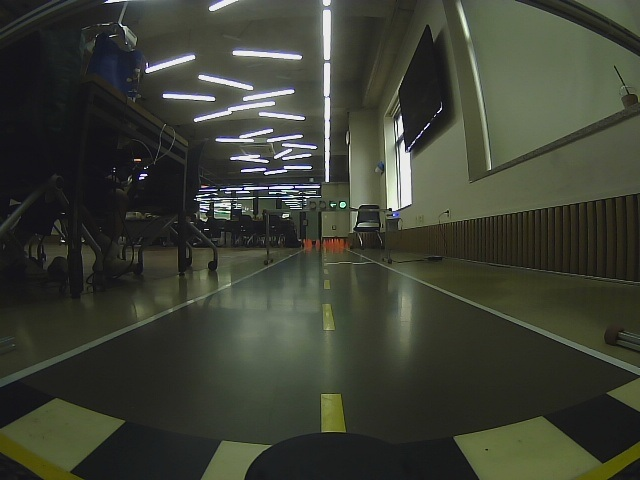
#> input picture legacy/evidence/lane-comparison/assets/frame1/original.jpg, 640 x 480 px
$ python -i white_left_boundary.py   (imports and definitions only)
#> lines starting #> are read from the running program, lines starting #| are printed output that depends on the picture
#> further down, picture is the input picture: shape (480, 640, 3); mean B, G, R 52.5, 64.2, 60.9
from __future__ import annotations

from dataclasses import dataclass
from time import perf_counter

import cv2
import numpy as np


DELTAS = np.arange(-3, 6, dtype=np.int16)


@dataclass(frozen=True)
class WhiteLeftConfig:
    work_width: int = 320
    work_height: int = 240
    near_y_ratio: float = 0.80
    far_y_ratio: float = 0.625
    control_y_ratio: float = 0.70
    left_search_ratio: float = 0.52
    minimum_path_score: float = 0.30
    continuation_minimum_score: float = 0.25
    continuation_maximum_gap_rows: int = 5
    # Approved frame 1 with this detector: center 320px - left line 76px.
    desired_left_distance_ratio: float = 244.0 / 640.0


@dataclass(frozen=True)
class WhiteLeftResult:
    state: str
    confidence: float
    path: np.ndarray | None
    control_y_px: int
    left_boundary_x_px: float | None
    desired_left_distance_px: float
    center_offset_px: float | None
    processing_ms: float
    debug_image: np.ndarray | None

    def status(self) -> dict[str, object]:
        return {
            "state": self.state,
            "confidence": round(self.confidence, 3),
            "control_y_px": self.control_y_px,
            "left_boundary_x_px": (
                None
                if self.left_boundary_x_px is None
                else round(self.left_boundary_x_px, 2)
            ),
            "desired_left_distance_px": round(self.desired_left_distance_px, 2),
            "center_offset_px": (
                None
                if self.center_offset_px is None
                else round(self.center_offset_px, 2)
            ),
            "processing_ms": round(self.processing_ms, 2),
            "control_mode": "frame90_white_left_boundary",
            "metric_calibrated": False,
            "motor_output": False,
        }


def white_ridge_score(frame: np.ndarray) -> np.ndarray:
    """Score thin, locally bright, low-saturation paint like the frame-90 code."""
    gray = cv2.cvtColor(frame, cv2.COLOR_BGR2GRAY).astype(np.float32)
    hsv = cv2.cvtColor(frame, cv2.COLOR_BGR2HSV)
#> hsv: shape (240, 320, 3); mean H, S, V 50, 52.5, 65.4
    local = cv2.GaussianBlur(gray, (0, 0), 13.0)
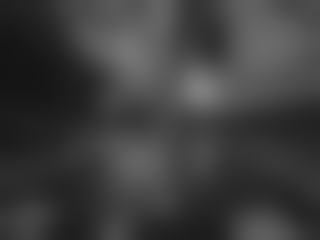
#> local: shape (240, 320) float32; min 20.74, max 126.5, mean 62
    local_contrast = np.clip((gray - local) / 30.0, 0.0, 1.0)
    top_hat = cv2.morphologyEx(
        gray.astype(np.uint8),
        cv2.MORPH_TOPHAT,
        cv2.getStructuringElement(cv2.MORPH_ELLIPSE, (31, 31)),
    ).astype(np.float32)
    ridge = np.clip(top_hat / 34.0, 0.0, 1.0)
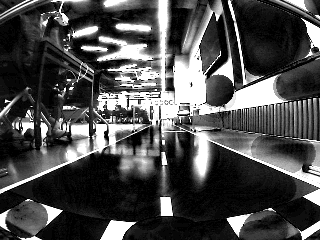
#> ridge: shape (240, 320) float32; min 0, max 1, mean 0.302
    low_saturation = np.clip(
        (105.0 - hsv[:, :, 1].astype(np.float32)) / 75.0,
        0.0,
        1.0,
    )
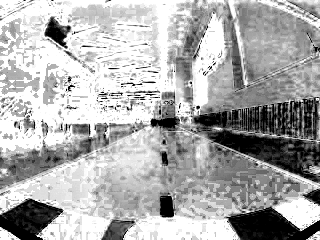
#> low_saturation: shape (240, 320) float32; min 0, max 1, mean 0.676
    brightness = np.clip((gray - 90.0) / 100.0, 0.0, 1.0)
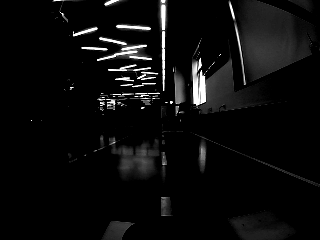
#> brightness: shape (240, 320) float32; min 0, max 1, mean 0.0475
    structural = 0.62 * ridge + 0.38 * local_contrast
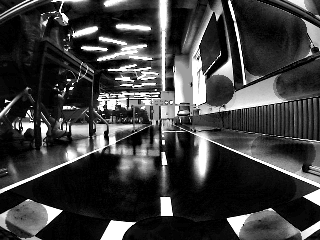
#> structural: shape (240, 320) float32; min 0, max 1, mean 0.25
    score = (
        structural * (0.18 + 0.82 * low_saturation)
        + 0.08 * brightness * low_saturation
    )
    return cv2.GaussianBlur(score, (0, 0), 1.2)
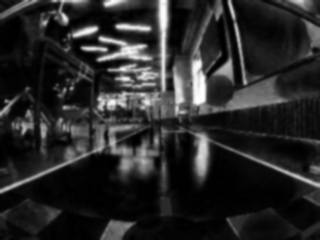
#> returned value: shape (240, 320) float32; min 6.5e-05, max 1.08, mean 0.175; drawn with min black and max white


def _smooth_path(points: np.ndarray) -> np.ndarray:
    if len(points) < 9:
        return points
    values = points.astype(np.float64)
    window = 11
    kernel = np.ones(window, np.float64) / float(window)
    pad = window // 2
    xs = np.convolve(np.pad(values[:, 0], (pad, pad), mode="edge"), kernel, mode="valid")
    ys = np.convolve(np.pad(values[:, 1], (pad, pad), mode="edge"), kernel, mode="valid")
    return np.round(np.column_stack((xs, ys))).astype(np.int32)


def _trim_forced_continuation(
    path: np.ndarray,
    score: np.ndarray,
    config: WhiteLeftConfig,
) -> np.ndarray:
    """Stop at a lost continuation instead of joining an unrelated bright edge."""
    if len(path) < 3:
        return path

    control_y = int(round(score.shape[0] * config.control_y_ratio))
    control_indices = np.flatnonzero(path[:, 1] <= control_y)
    if not len(control_indices):
        return path
    continuation_start = int(control_indices[0])
    keep = len(path)

    point_scores = score[path[:, 1], path[:, 0]]
    low_run_start: int | None = None
    maximum_gap = max(1, int(config.continuation_maximum_gap_rows))
    for index in range(continuation_start, len(path)):
        if point_scores[index] < config.continuation_minimum_score:
            if low_run_start is None:
                low_run_start = index
            if index - low_run_start + 1 >= maximum_gap:
                keep = min(keep, low_run_start)
                break
        else:
            low_run_start = None

    # A control point must be observed rather than extrapolated from a short
    # fragment above it.
    minimum_keep = continuation_start + 1
    return path[:max(minimum_keep, keep)]


def trace_left_boundary(score: np.ndarray, config: WhiteLeftConfig) -> tuple[np.ndarray, float]:
    """Direction-aware dynamic programming from the near-left paint upward."""
    height, width = score.shape
#> height = 240; width = 320
    near_y = int(round(height * config.near_y_ratio))
#> near_y = 192
    far_y = int(round(height * config.far_y_ratio))
#> far_y = 150
    x_limit = max(8, int(round(width * config.left_search_ratio)))
#> x_limit = 166
    rows = near_y - far_y + 1
#> rows = 43
    direction_count = len(DELTAS)
    inf = np.float32(np.inf)
    observation = 8.0 * np.square(1.0 - np.clip(score, 0.0, 1.0))
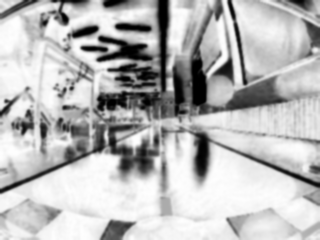
#> observation: shape (240, 320) float32; min 0, max 8, mean 5.8; drawn with min black and max white

    previous = np.full((x_limit, direction_count), inf, np.float32)
    x_values = np.arange(x_limit, dtype=np.float32)
#> x_values = 166 values from 0 to 165
    for direction_index, delta in enumerate(DELTAS):
        previous[:, direction_index] = (
            observation[near_y, :x_limit]
            + 0.010 * x_values
            + 0.08 * float((int(delta) - 2) ** 2)
        )

    back_direction = np.full(
        (rows, x_limit, direction_count),
        -1,
        dtype=np.int8,
    )
    direction_axis = np.arange(direction_count, dtype=np.float32)
    for row_index in range(1, rows):
        y_value = near_y - row_index
        current = np.full_like(previous, inf)
        for direction_index, delta_value in enumerate(DELTAS):
            delta = int(delta_value)
            x_start = max(0, delta)
            x_end = min(x_limit, x_limit + delta)
            if x_end <= x_start:
                continue
            current_x = np.arange(x_start, x_end, dtype=np.int32)
            previous_x = current_x - delta
            transition = (
                previous[previous_x, :]
                + 0.22 * np.square(direction_axis - float(direction_index))[None, :]
            )
            best_direction = np.argmin(transition, axis=1).astype(np.int8)
            best_cost = transition[np.arange(len(current_x)), best_direction]
            current[current_x, direction_index] = (
                best_cost + observation[y_value, current_x]
            )
            back_direction[row_index, current_x, direction_index] = best_direction
        previous = current

    end_flat = int(np.argmin(previous))
#> end_flat = 879
    x_value, direction = np.unravel_index(end_flat, previous.shape)
#> x_value = 97; direction = 6
    points: list[tuple[int, int]] = []
    for row_index in range(rows - 1, -1, -1):
        y_value = near_y - row_index
        points.append((int(x_value), int(y_value)))
        if row_index == 0:
            break
        previous_direction = int(back_direction[row_index, x_value, direction])
        if previous_direction < 0:
            raise RuntimeError("WHITE_LEFT_PATH_LOST")
        x_value -= int(DELTAS[direction])
        direction = previous_direction
#> this loop made 43 passes
#> (previous_direction, x_value, direction) on passes 2 to 13: (6, 91, 6), (6, 88, 6), (5, 85, 5), (5, 83, 5), (5, 81, 5), (5, 79, 5), (6, 77, 6), (6, 74, 6), (5, 71, 5), (5, 69, 5), (5, 67, 5), (5, 65, 5)
#> (previous_direction, direction) on pass 1: (6, 6)
#> after the loop, points = 43 pairs, first value 0 to 97, second value 150 to 192; x_value = 0
    path = _smooth_path(np.asarray(points[::-1], dtype=np.int32))
#> in _smooth_path, `values = points.astype(np.float64)`: values has the same summary as points in trace_left_boundary
#> in _smooth_path, `xs = np.convolve(np.pad(values[:, 0], (pad, pad), mode="edge"), kernel..`: xs = 43 values from 2.27 to 93
#> in _smooth_path, `ys = np.convolve(np.pad(values[:, 1], (pad, pad), mode="edge"), kernel..`: ys = 43 values, max 190.6 at index 0, min 151.4 at index 42, mean 171
#> path = 43 pairs, first value 2 to 93, second value 151 to 191
    path = _trim_forced_continuation(path, score, config)
#> in _trim_forced_continuation, `control_indices = np.flatnonzero(path[:, 1] <= control_y)`: control_indices = 19 values from 24 to 42
#> in _trim_forced_continuation, `continuation_start = int(control_indices[0])`: continuation_start = 24
#> in _trim_forced_continuation, `keep = len(path)`: keep = 43
#> in _trim_forced_continuation, `point_scores = score[path[:, 1], path[:, 0]]`: point_scores = 43 values, max 0.785 at index 4, min 0.38 at index 40, mean 0.64
#> the loop in _trim_forced_continuation, `for index in range(continuation_start, len(path)):` made 19 passes
#> in _trim_forced_continuation, `minimum_keep = continuation_start + 1`: minimum_keep = 25
    path_score = float(np.mean(score[path[:, 1], path[:, 0]]))
#> path_score = 0.64
    return path, path_score


def _x_at_y(path: np.ndarray, y_value: float) -> float:
    order = np.argsort(path[:, 1])
    ys = path[order, 1].astype(np.float64)
    xs = path[order, 0].astype(np.float64)
    return float(np.interp(y_value, ys, xs))


def detect_white_left_boundary(
    frame: np.ndarray,
    config: WhiteLeftConfig | None = None,
    render_debug: bool = False,
) -> WhiteLeftResult:
    if not isinstance(frame, np.ndarray) or frame.ndim != 3 or frame.shape[2] != 3:
        raise ValueError("frame must be a BGR HxWx3 image")
    config = config or WhiteLeftConfig()
    started_at = perf_counter()
    small = cv2.resize(
        frame,
        (config.work_width, config.work_height),
        interpolation=cv2.INTER_AREA,
    )
    score = white_ridge_score(small)
    path_small, confidence = trace_left_boundary(score, config)
#> path_small has the same summary as path in trace_left_boundary; confidence = 0.64

    scale_x = frame.shape[1] / float(config.work_width)
#> scale_x = 2
    scale_y = frame.shape[0] / float(config.work_height)
#> scale_y = 2
    path = path_small.astype(np.float32)
    path[:, 0] *= scale_x
    path[:, 1] *= scale_y
    path = np.round(path).astype(np.int32)
#> path = 43 pairs, first value 4 to 186, second value 302 to 382

    control_y = int(round(frame.shape[0] * config.control_y_ratio))
#> control_y = 336
    left_x = _x_at_y(path, control_y)
#> in _x_at_y, `order = np.argsort(path[:, 1])`: order = 43 values, max 42 at index 0, min 0 at index 42, mean 21
#> in _x_at_y, `ys = path[order, 1].astype(np.float64)`: ys = 43 values from 302 to 382
#> in _x_at_y, `xs = path[order, 0].astype(np.float64)`: xs = 43 values, max 186 at index 0, min 4 at index 42, mean 93.49
#> left_x = 108
    desired_distance = frame.shape[1] * config.desired_left_distance_ratio
    target_center = left_x + desired_distance
#> target_center = 352
    center_offset = target_center - frame.shape[1] * 0.5
#> center_offset = 32
    valid = confidence >= config.minimum_path_score
#> valid = True

    debug_image = None
    if render_debug:
        debug_image = frame.copy()
        cv2.polylines(debug_image, [path], False, (0, 255, 0), 5, cv2.LINE_AA)

    processing_ms = (perf_counter() - started_at) * 1000.0
    return WhiteLeftResult(
        state="READY" if valid else "LOST",
        confidence=confidence,
        path=path if valid else None,
        control_y_px=control_y,
        left_boundary_x_px=left_x if valid else None,
        desired_left_distance_px=desired_distance,
        center_offset_px=center_offset if valid else None,
        processing_ms=processing_ms,
        debug_image=debug_image,
    )

>>> import cv2
>>> picture = cv2.imread('../../../../../legacy/evidence/lane-comparison/assets/frame1/original.jpg')
>>> result = detect_white_left_boundary(picture)
